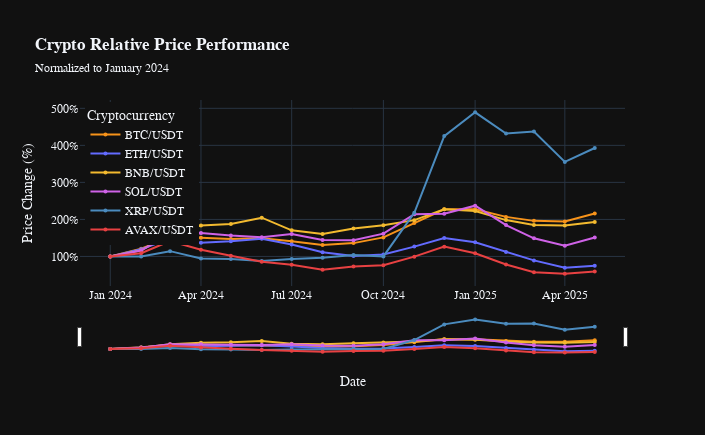

The cell this chart's notebook holds for it:
### Code cell
#%% Create the normalized price evolution graph

# Create the figure
fig = px.line(
    normalized_df_2024,
    x='timestamp',
    y='normalized_price',
    color='symbols',
    custom_data=['symbols', 'average_price'],
    title='<b>Crypto Relative Price Performance</b>',
    subtitle='Normalized to January 2024',
    labels={
        'timestamp': 'Date',
        'normalized_price': 'Price Change (%)',
        'symbols': 'Cryptocurrency'
    },
    color_discrete_map={
        'BTC/USDT': '#F7931A',  # Bitcoin Orange
        'ETH/USDT': '#636BFF',  # Ethereum Blue
        'BNB/USDT': '#F3BA2F',  # Binance Yellow
        'SOL/USDT': '#CF62E7',   # Solana Pink
        'XRP/USDT': '#4B8BBE',  # XRP Blue
        'AVAX/USDT': '#E84142'  # Avalanche Red
    },
    markers=True,
    
)

# Update traces to reduce marker size
fig.update_traces(
    marker={'size': 4}, # Try values between 2-6
    hovertemplate="<b>%{customdata[0]}</b><br>" +
                  "Change: %{y:.1f}%<br>" +
                  "Price: $%{customdata[1]:,.2f}<br>" +
                  "<extra></extra>"
    )  
# Customize the layout
fig.update_layout(
    template='plotly_dark',
    hovermode='x unified',
    font_family="IBM Plex Sans",
    legend=dict(
        yanchor="top",
        y=0.99,
        xanchor="left",
        x=0.01
    ),
    height=435,  # Adjust height
    width=705,  # Adjust width
    xaxis_title="Date",
    yaxis_title="Price Change (%)",
    yaxis=dict(tickformat=',d', ticksuffix='%')  # Format y-axis as percentage
)

# Add range slider
fig.update_xaxes(rangeslider_visible=True)

# Show the plot
fig.show(config={
    'displayModeBar': True,
    'displaylogo': False,
    'modeBarButtonsToAdd': ['fullscreen']
})

# Save the figure as an HTML file
fig.write_html("plots/html/jan2024_crypto_relative_price_performance.html")

### Figure 1 — Plotly figure (JSON) as saved in the notebook; plotly's stock layout.template omitted (floating-point values rounded to 4 significant figures)
{"data": [{"customdata": [["BTC/USDT", 43760.0], ["BTC/USDT", 52940.0], ["BTC/USDT", 66391], ["BTC/USDT", 65990.0], ["BTC/USDT", 64270.0], ["BTC/USDT", 65200.0], ["BTC/USDT", 61780.0], ["BTC/USDT", 57330.0], ["BTC/USDT", 59524], ["BTC/USDT", 66280.0], ["BTC/USDT", 83210.0], ["BTC/USDT", 99430.0], ["BTC/USDT", 99420.0], ["BTC/USDT", 90520.0], ["BTC/USDT", 85803], ["BTC/USDT", 85130.0], ["BTC/USDT", 94420.0]], "hovertemplate": "<b>%{customdata[0]}</b><br>Change: %{y:.1f}%<br>Price: $%{customdata[1]:,.2f}<br><extra></extra>", "legendgroup": "BTC/USDT", "line": {"color": "#F7931A", "dash": "solid"}, "marker": {"size": 4, "symbol": "circle"}, "mode": "lines+markers", "name": "BTC/USDT", "orientation": "v", "showlegend": true, "type": "scatter", "x": ["2024-01-01T00:00:00.000000000", "2024-02-01T00:00:00.000000000", "2024-03-01T00:00:00.000000000", "2024-04-01T00:00:00.000000000", "2024-05-01T00:00:00.000000000", "2024-06-01T00:00:00.000000000", "2024-07-01T00:00:00.000000000", "2024-08-01T00:00:00.000000000", "2024-09-01T00:00:00.000000000", "2024-10-01T00:00:00.000000000", "2024-11-01T00:00:00.000000000", "2024-12-01T00:00:00.000000000", "2025-01-01T00:00:00.000000000", "2025-02-01T00:00:00.000000000", "2025-03-01T00:00:00.000000000", "2025-04-01T00:00:00.000000000", "2025-05-01T00:00:00.000000000"], "xaxis": "x", "y": [100.0, 121.0, 151.7, 150.8, 146.9, 149.0, 141.2, 131.0, 136.0, 151.5, 190.1, 227.2, 227.2, 206.8, 196.1, 194.5, 215.8], "yaxis": "y"}, {"customdata": [["ETH/USDT", 2409.0], ["ETH/USDT", 2881.0], ["ETH/USDT", 3575.0], ["ETH/USDT", 3291.0], ["ETH/USDT", 3397], ["ETH/USDT", 3564.0], ["ETH/USDT", 3186.0], ["ETH/USDT", 2677.0], ["ETH/USDT", 2440.0], ["ETH/USDT", 2540.0], ["ETH/USDT", 3048.0], ["ETH/USDT", 3605.0], ["ETH/USDT", 3332.0], ["ETH/USDT", 2704.0], ["ETH/USDT", 2152.0], ["ETH/USDT", 1671.0], ["ETH/USDT", 1800.0]], "hovertemplate": "<b>%{customdata[0]}</b><br>Change: %{y:.1f}%<br>Price: $%{customdata[1]:,.2f}<br><extra></extra>", "legendgroup": "ETH/USDT", "line": {"color": "#636BFF", "dash": "solid"}, "marker": {"size": 4, "symbol": "circle"}, "mode": "lines+markers", "name": "ETH/USDT", "orientation": "v", "showlegend": true, "type": "scatter", "x": ["2024-01-01T00:00:00.000000000", "2024-02-01T00:00:00.000000000", "2024-03-01T00:00:00.000000000", "2024-04-01T00:00:00.000000000", "2024-05-01T00:00:00.000000000", "2024-06-01T00:00:00.000000000", "2024-07-01T00:00:00.000000000", "2024-08-01T00:00:00.000000000", "2024-09-01T00:00:00.000000000", "2024-10-01T00:00:00.000000000", "2024-11-01T00:00:00.000000000", "2024-12-01T00:00:00.000000000", "2025-01-01T00:00:00.000000000", "2025-02-01T00:00:00.000000000", "2025-03-01T00:00:00.000000000", "2025-04-01T00:00:00.000000000", "2025-05-01T00:00:00.000000000"], "xaxis": "x", "y": [100.0, 119.6, 148.4, 136.6, 141.0, 148.0, 132.3, 111.1, 101.3, 105.4, 126.6, 149.7, 138.4, 112.3, 89.36, 69.38, 74.71], "yaxis": "y"}, {"customdata": [["BNB/USDT", 310.9], ["BNB/USDT", 361.9], ["BNB/USDT", 500.6], ["BNB/USDT", 571.2], ["BNB/USDT", 584.0], ["BNB/USDT", 636.5], ["BNB/USDT", 530.2], ["BNB/USDT", 500.3], ["BNB/USDT", 545.0], ["BNB/USDT", 573.2], ["BNB/USDT", 615.7], ["BNB/USDT", 706.3], ["BNB/USDT", 691.5], ["BNB/USDT", 616], ["BNB/USDT", 575.9], ["BNB/USDT", 570], ["BNB/USDT", 601.0]], "hovertemplate": "<b>%{customdata[0]}</b><br>Change: %{y:.1f}%<br>Price: $%{customdata[1]:,.2f}<br><extra></extra>", "legendgroup": "BNB/USDT", "line": {"color": "#F3BA2F", "dash": "solid"}, "marker": {"size": 4, "symbol": "circle"}, "mode": "lines+markers", "name": "BNB/USDT", "orientation": "v", "showlegend": true, "type": "scatter", "x": ["2024-01-01T00:00:00.000000000", "2024-02-01T00:00:00.000000000", "2024-03-01T00:00:00.000000000", "2024-04-01T00:00:00.000000000", "2024-05-01T00:00:00.000000000", "2024-06-01T00:00:00.000000000", "2024-07-01T00:00:00.000000000", "2024-08-01T00:00:00.000000000", "2024-09-01T00:00:00.000000000", "2024-10-01T00:00:00.000000000", "2024-11-01T00:00:00.000000000", "2024-12-01T00:00:00.000000000", "2025-01-01T00:00:00.000000000", "2025-02-01T00:00:00.000000000", "2025-03-01T00:00:00.000000000", "2025-04-01T00:00:00.000000000", "2025-05-01T00:00:00.000000000"], "xaxis": "x", "y": [100.0, 116.4, 161.0, 183.7, 187.9, 204.7, 170.5, 160.9, 175.3, 184.4, 198.0, 227.2, 222.4, 198.1, 185.2, 183.3, 193.3], "yaxis": "y"}, {"customdata": [["SOL/USDT", 97.98], ["SOL/USDT", 113.8], ["SOL/USDT", 157.6], ["SOL/USDT", 160.2], ["SOL/USDT", 153.7], ["SOL/USDT", 148.8], ["SOL/USDT", 157.5], ["SOL/USDT", 141.4], ["SOL/USDT", 140.9], ["SOL/USDT", 158.2], ["SOL/USDT", 209.8], ["SOL/USDT", 211.1], ["SOL/USDT", 232.4], ["SOL/USDT", 181], ["SOL/USDT", 145.9], ["SOL/USDT", 126.1], ["SOL/USDT", 148.3]], "hovertemplate": "<b>%{customdata[0]}</b><br>Change: %{y:.1f}%<br>Price: $%{customdata[1]:,.2f}<br><extra></extra>", "legendgroup": "SOL/USDT", "line": {"color": "#CF62E7", "dash": "solid"}, "marker": {"size": 4, "symbol": "circle"}, "mode": "lines+markers", "name": "SOL/USDT", "orientation": "v", "showlegend": true, "type": "scatter", "x": ["2024-01-01T00:00:00.000000000", "2024-02-01T00:00:00.000000000", "2024-03-01T00:00:00.000000000", "2024-04-01T00:00:00.000000000", "2024-05-01T00:00:00.000000000", "2024-06-01T00:00:00.000000000", "2024-07-01T00:00:00.000000000", "2024-08-01T00:00:00.000000000", "2024-09-01T00:00:00.000000000", "2024-10-01T00:00:00.000000000", "2024-11-01T00:00:00.000000000", "2024-12-01T00:00:00.000000000", "2025-01-01T00:00:00.000000000", "2025-02-01T00:00:00.000000000", "2025-03-01T00:00:00.000000000", "2025-04-01T00:00:00.000000000", "2025-05-01T00:00:00.000000000"], "xaxis": "x", "y": [100.0, 116.1, 160.8, 163.5, 156.8, 151.9, 160.7, 144.4, 143.8, 161.5, 214.1, 215.5, 237.2, 184.7, 148.9, 128.7, 151.3], "yaxis": "y"}, {"customdata": [["XRP/USDT", 0.56], ["XRP/USDT", 0.56], ["XRP/USDT", 0.64], ["XRP/USDT", 0.53], ["XRP/USDT", 0.52], ["XRP/USDT", 0.49], ["XRP/USDT", 0.52], ["XRP/USDT", 0.54], ["XRP/USDT", 0.58], ["XRP/USDT", 0.56], ["XRP/USDT", 1.22], ["XRP/USDT", 2.38], ["XRP/USDT", 2.74], ["XRP/USDT", 2.42], ["XRP/USDT", 2.45], ["XRP/USDT", 1.99], ["XRP/USDT", 2.2]], "hovertemplate": "<b>%{customdata[0]}</b><br>Change: %{y:.1f}%<br>Price: $%{customdata[1]:,.2f}<br><extra></extra>", "legendgroup": "XRP/USDT", "line": {"color": "#4B8BBE", "dash": "solid"}, "marker": {"size": 4, "symbol": "circle"}, "mode": "lines+markers", "name": "XRP/USDT", "orientation": "v", "showlegend": true, "type": "scatter", "x": ["2024-01-01T00:00:00.000000000", "2024-02-01T00:00:00.000000000", "2024-03-01T00:00:00.000000000", "2024-04-01T00:00:00.000000000", "2024-05-01T00:00:00.000000000", "2024-06-01T00:00:00.000000000", "2024-07-01T00:00:00.000000000", "2024-08-01T00:00:00.000000000", "2024-09-01T00:00:00.000000000", "2024-10-01T00:00:00.000000000", "2024-11-01T00:00:00.000000000", "2024-12-01T00:00:00.000000000", "2025-01-01T00:00:00.000000000", "2025-02-01T00:00:00.000000000", "2025-03-01T00:00:00.000000000", "2025-04-01T00:00:00.000000000", "2025-05-01T00:00:00.000000000"], "xaxis": "x", "y": [100.0, 100.0, 114.3, 94.64, 92.86, 87.5, 92.86, 96.43, 103.6, 100.0, 217.9, 425.0, 489.3, 432.1, 437.5, 355.4, 392.9], "yaxis": "y"}, {"customdata": [["AVAX/USDT", 35.34], ["AVAX/USDT", 38.47], ["AVAX/USDT", 50.11], ["AVAX/USDT", 41.69], ["AVAX/USDT", 36.03], ["AVAX/USDT", 30.36], ["AVAX/USDT", 27.4], ["AVAX/USDT", 22.64], ["AVAX/USDT", 25.66], ["AVAX/USDT", 26.88], ["AVAX/USDT", 35.14], ["AVAX/USDT", 44.7], ["AVAX/USDT", 38.44], ["AVAX/USDT", 27.66], ["AVAX/USDT", 20.2], ["AVAX/USDT", 18.87], ["AVAX/USDT", 21.06]], "hovertemplate": "<b>%{customdata[0]}</b><br>Change: %{y:.1f}%<br>Price: $%{customdata[1]:,.2f}<br><extra></extra>", "legendgroup": "AVAX/USDT", "line": {"color": "#E84142", "dash": "solid"}, "marker": {"size": 4, "symbol": "circle"}, "mode": "lines+markers", "name": "AVAX/USDT", "orientation": "v", "showlegend": true, "type": "scatter", "x": ["2024-01-01T00:00:00.000000000", "2024-02-01T00:00:00.000000000", "2024-03-01T00:00:00.000000000", "2024-04-01T00:00:00.000000000", "2024-05-01T00:00:00.000000000", "2024-06-01T00:00:00.000000000", "2024-07-01T00:00:00.000000000", "2024-08-01T00:00:00.000000000", "2024-09-01T00:00:00.000000000", "2024-10-01T00:00:00.000000000", "2024-11-01T00:00:00.000000000", "2024-12-01T00:00:00.000000000", "2025-01-01T00:00:00.000000000", "2025-02-01T00:00:00.000000000", "2025-03-01T00:00:00.000000000", "2025-04-01T00:00:00.000000000", "2025-05-01T00:00:00.000000000"], "xaxis": "x", "y": [100.0, 108.9, 141.8, 118.0, 102.0, 85.91, 77.53, 64.06, 72.61, 76.06, 99.43, 126.5, 108.8, 78.27, 57.16, 53.4, 59.59], "yaxis": "y"}], "layout": {"font": {"family": "IBM Plex Sans"}, "height": 435, "hovermode": "x unified", "legend": {"title": {"text": "Cryptocurrency"}, "tracegroupgap": 0, "x": 0.01, "xanchor": "left", "y": 0.99, "yanchor": "top"}, "title": {"subtitle": {"text": "Normalized to January 2024"}, "text": "<b>Crypto Relative Price Performance</b>"}, "width": 705, "xaxis": {"anchor": "y", "domain": [0, 1], "rangeslider": {"visible": true}, "title": {"text": "Date"}}, "yaxis": {"anchor": "x", "domain": [0, 1], "tickformat": ",d", "ticksuffix": "%", "title": {"text": "Price Change (%)"}}}}
